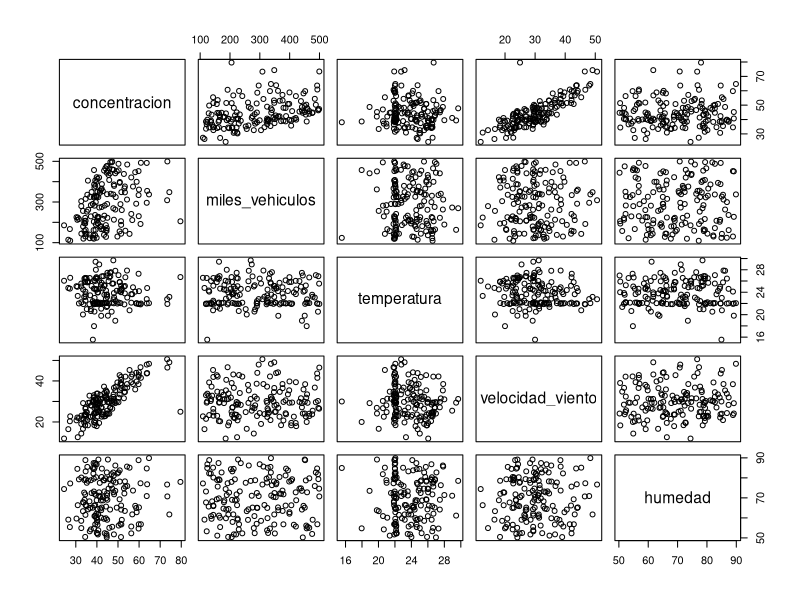
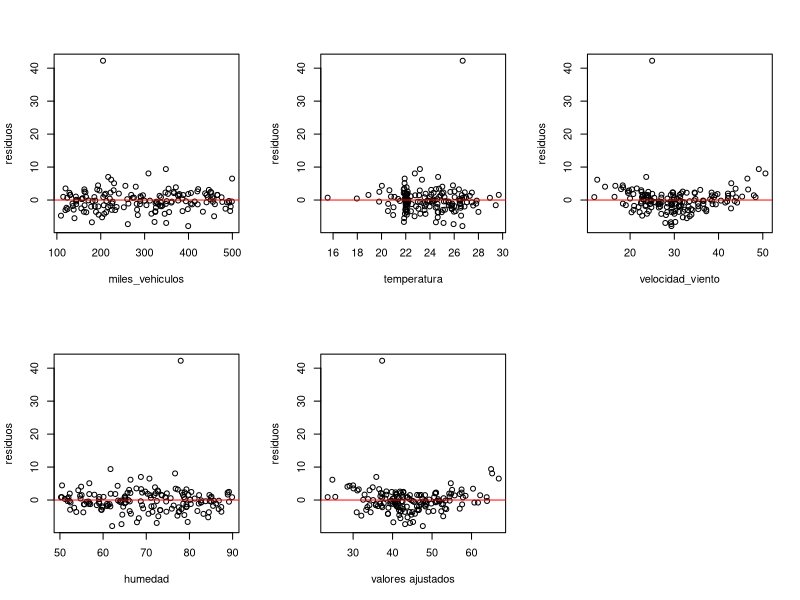
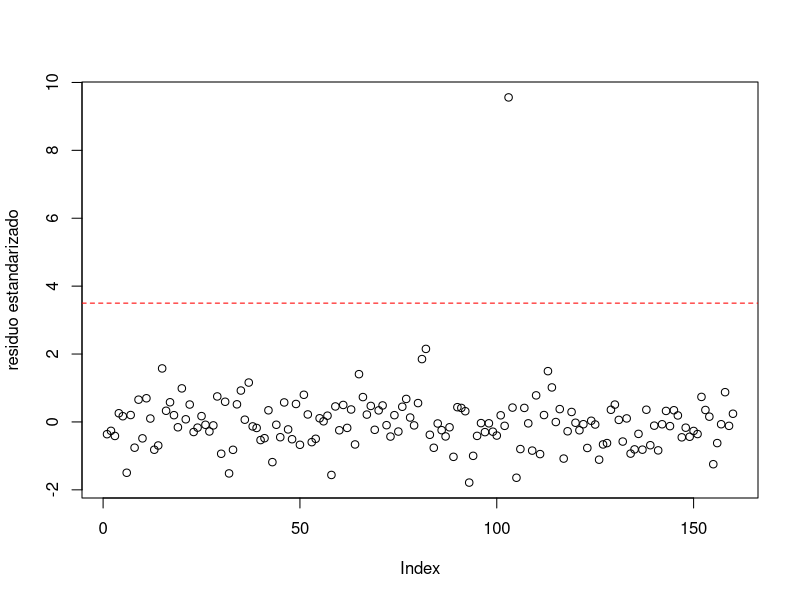
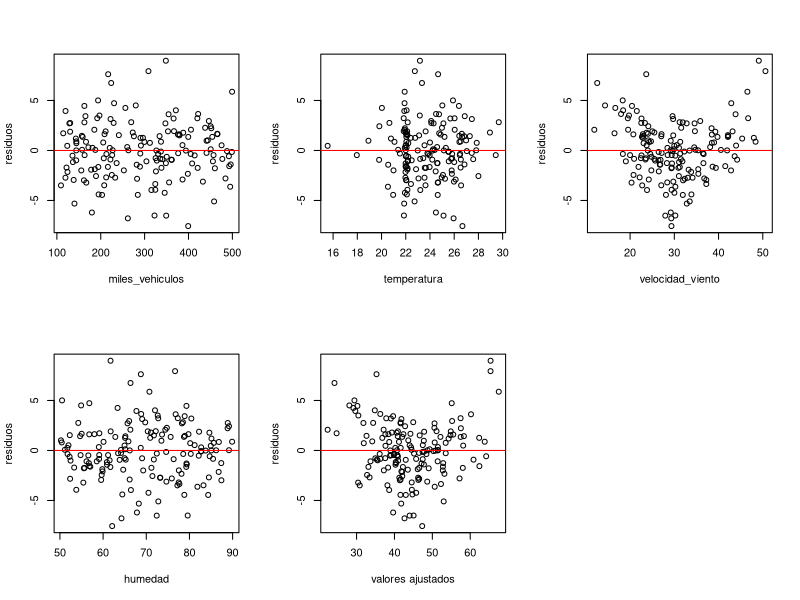
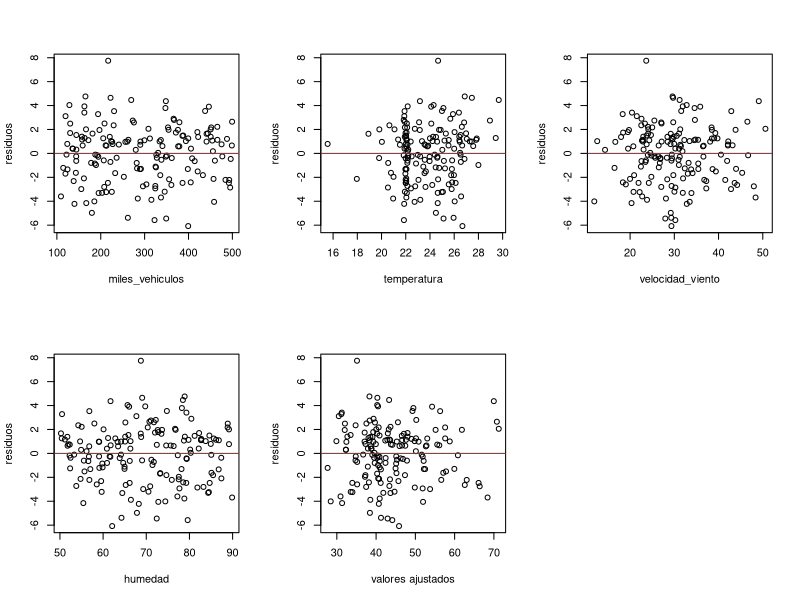
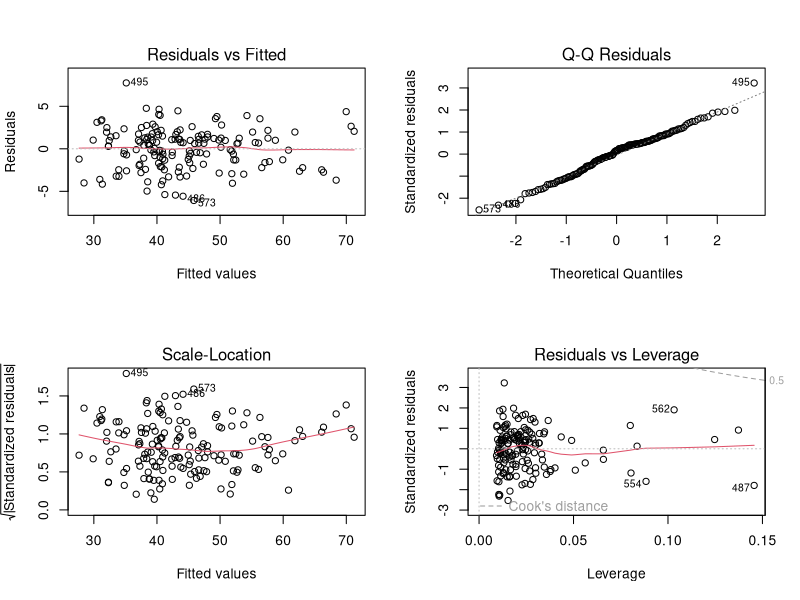
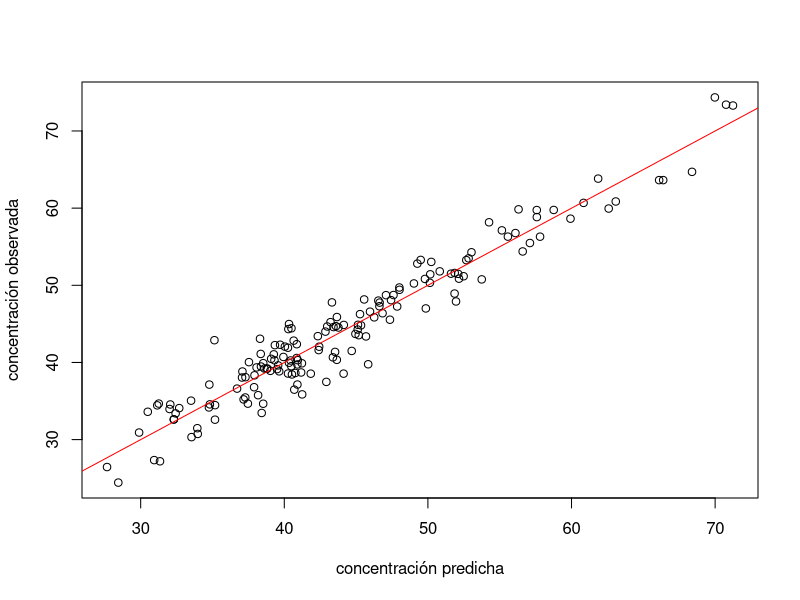

The R script that drew these images, in order:
# TP Regresión - Contaminación ambiental
# Roman Cardozo - filas 481 a 640

datos_completos <- read.csv("contam.csv", row.names = 1)
datos <- datos_completos[481:640, ]

# t_amb y miles_vehic vienen cruzadas en el csv
names(datos) <- c("concentracion", "miles_vehiculos", "temperatura", "velocidad_viento", "humedad")
summary(datos)

dir.create("output", showWarnings = FALSE)

guardar_grafico <- function(nombre_archivo, grafico, ancho = 900, alto = 700) {
  png(file.path("output", nombre_archivo), width = ancho, height = alto)
  grafico
  invisible(dev.off())
}

graficar_residuos <- function(modelo, datos_modelo) {
  residuos <- resid(modelo)
  par(mfrow = c(2, 3))
  for (variable in c("miles_vehiculos", "temperatura", "velocidad_viento", "humedad")) {
    plot(datos_modelo[[variable]], residuos, xlab = variable, ylab = "residuos")
    abline(h = 0, col = "red")
  }
  plot(fitted(modelo), residuos, xlab = "valores ajustados", ylab = "residuos")
  abline(h = 0, col = "red")
}

guardar_grafico("01_pairs.png", pairs(datos), 1000, 1000)


modelo_lineal <- lm(concentracion ~ miles_vehiculos + temperatura + velocidad_viento + humedad,
                    data = datos)
summary(modelo_lineal)
guardar_grafico("02_residuos_modelo_lineal.png", graficar_residuos(modelo_lineal, datos))

residuos_estandarizados <- rstandard(modelo_lineal)
umbral_outlier <- 3.5

guardar_grafico("03_outliers.png", {
  plot(residuos_estandarizados, ylab = "residuo estandarizado")
  abline(h = c(-umbral_outlier, umbral_outlier), col = "red", lty = 2)
})

filas_outlier <- which(abs(residuos_estandarizados) > umbral_outlier)
datos[filas_outlier, ]
datos_sin_outliers <- datos[-filas_outlier, ]


modelo_lineal_sin_outliers <- lm(
  concentracion ~ miles_vehiculos + temperatura + velocidad_viento + humedad,
  data = datos_sin_outliers
)
summary(modelo_lineal_sin_outliers)
guardar_grafico("04_residuos_modelo_sin_outliers.png",
                graficar_residuos(modelo_lineal_sin_outliers, datos_sin_outliers))

modelo_cuadratico <- lm(
  concentracion ~ miles_vehiculos + temperatura + velocidad_viento + I(velocidad_viento^2) + humedad,
  data = datos_sin_outliers
)
summary(modelo_cuadratico)

modelo_final <- lm(
  concentracion ~ miles_vehiculos + velocidad_viento + I(velocidad_viento^2),
  data = datos_sin_outliers
)
summary(modelo_final)

anova(modelo_final, modelo_cuadratico)
AIC(modelo_lineal_sin_outliers, modelo_cuadratico, modelo_final)

guardar_grafico("05_residuos_modelo_final.png",
                graficar_residuos(modelo_final, datos_sin_outliers))
guardar_grafico("06_diagnostico_modelo_final.png", {
  par(mfrow = c(2, 2))
  plot(modelo_final)
})
guardar_grafico("07_observado_vs_predicho.png", {
  plot(fitted(modelo_final), datos_sin_outliers$concentracion,
       xlab = "concentración predicha", ylab = "concentración observada")
  abline(0, 1, col = "red")
})


condiciones_a_predecir <- data.frame(
  miles_vehiculos = 280,  # 280000 vehiculos
  temperatura = 31,
  velocidad_viento = 50,
  humedad = 60
)
predict(modelo_final, condiciones_a_predecir, interval = "prediction")
